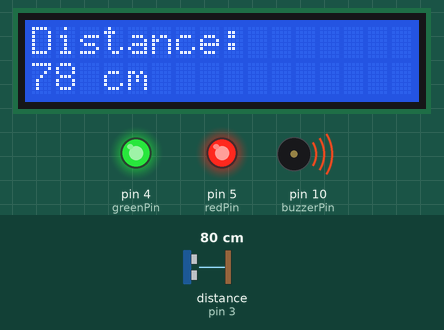
Simulated run of this sketch. Board: Arduino Uno, built with avr-gcc and run on an emulated ATmega328P. Shown: 16×2 character LCD, output pins drawn as LEDs (lit = HIGH), buzzer (waves = sounding). Wiring (inferred from the names in the program): ultrasonic range finder: trigger pin 2; echo pin 3. The test bench sets the inputs (shaded band); at power-on: distance to the obstacle (sensor on pin 3) 80 cm. The echo pulse lasts 58.3 µs per cm; pins used as bus, display or sensor lines are not drawn; what the sketch prints to the serial monitor is not drawn.

Above: at 1.2 s.
1.3 s: distance to the obstacle (sensor on pin 3) set to 33 cm
At 2.5 s:
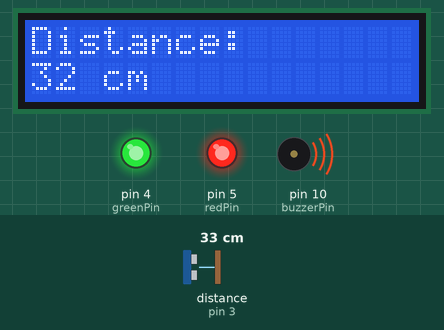
3.0 s: distance to the obstacle (sensor on pin 3) set to 27 cm
At 4.1 s:
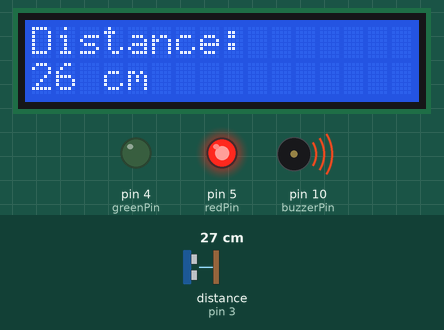
4.6 s: distance to the obstacle (sensor on pin 3) set to 120 cm
At 5.8 s:
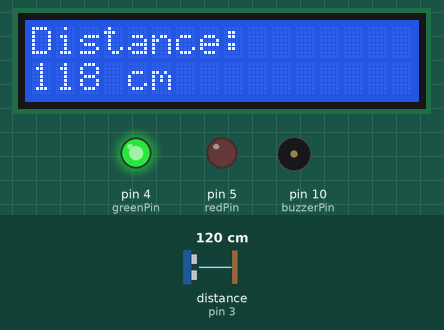
6.1 s: distance to the obstacle (sensor on pin 3) set to 104 cm
At 7.0 s:
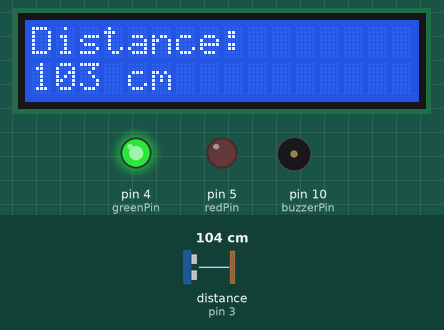
7.6 s: distance to the obstacle (sensor on pin 3) set to 98 cm
At 9.3 s:
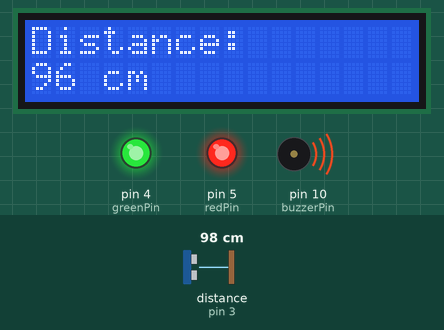
Timing chart, 0 to 10.8 s (numbered marks = the images above; inputs shaded):
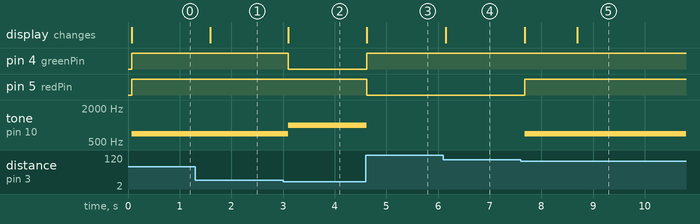

Measured:
- the behaviour switches between 31 and 30 cm on distance to the obstacle (sensor on pin 3) (found by bisection; images 1 and 2)
- the behaviour switches between 102 and 101 cm on distance to the obstacle (sensor on pin 3) (found by bisection; images 4 and 5)
- after the input at 1.3 s, the display: changes after 0.29 s (image 1)
- after the input at 3.0 s, pin 4 (greenPin): HIGH → LOW after 0.11 s; tone on pin 10 (buzzerPin): 700 Hz → 1000 Hz after 0.11 s; the display: changes after 0.11 s (image 2)
- after the input at 4.6 s, pin 4 (greenPin): LOW → HIGH at once; pin 5 (redPin): HIGH → LOW at once; tone on pin 10 (buzzerPin): 1000 Hz → silent at once; the display: changes at once (image 3)
- after the input at 6.1 s, the display: changes after 0.05 s (image 4)
- after the input at 7.6 s, pin 5 (redPin): LOW → HIGH after 0.08 s; tone on pin 10 (buzzerPin): silent → 700 Hz after 0.08 s; the display: first changes after 0.08 s (image 5 shows a later state)

The sketch:

Sketch.ino
```cpp
// C++ code
//
// Pins
#include <LiquidCrystal.h>

// Pins
const int trigPin = 2;
const int echoPin = 3;

const int redPin = 5;
const int greenPin = 4;
const int buzzerPin = 10;

// LCD: RS, E, D4, D5, D6, D7
LiquidCrystal lcd(12, 11, 6, 7, 8, 9);

long duration;
int distance;

void setup() {
  pinMode(trigPin, OUTPUT);
  pinMode(echoPin, INPUT);

  pinMode(redPin, OUTPUT);
  pinMode(greenPin, OUTPUT);
  pinMode(buzzerPin, OUTPUT);

  lcd.begin(16, 2);
  lcd.print("Distance:");
  Serial.begin(9600);
}

void loop() {
  // Measure distance
  digitalWrite(trigPin, LOW);
  delayMicroseconds(2);
  digitalWrite(trigPin, HIGH);
  delayMicroseconds(10);
  digitalWrite(trigPin, LOW);
  duration = pulseIn(echoPin, HIGH);
  distance = duration * 0.034 / 2;

  // LCD Display
  lcd.setCursor(0, 1);
  lcd.print("     ");  // Clear
  lcd.setCursor(0, 1);
  lcd.print(distance);
  lcd.print(" cm    ");

  // Debug
  Serial.print("Distance: ");
  Serial.println(distance);

  // RGB LED Logic
  if (distance < 30) {
    analogWrite(redPin, 255);
    analogWrite(greenPin, 0);
    tone(buzzerPin, 1000); // Fast beep
  } else if (distance <= 100) {
    analogWrite(redPin, 255);
    analogWrite(greenPin, 255);
    tone(buzzerPin, 700); // Medium beep
  } else {
    analogWrite(redPin, 0);
    analogWrite(greenPin, 255);
    noTone(buzzerPin); // Silent
  }

  delay(500);
}
```
